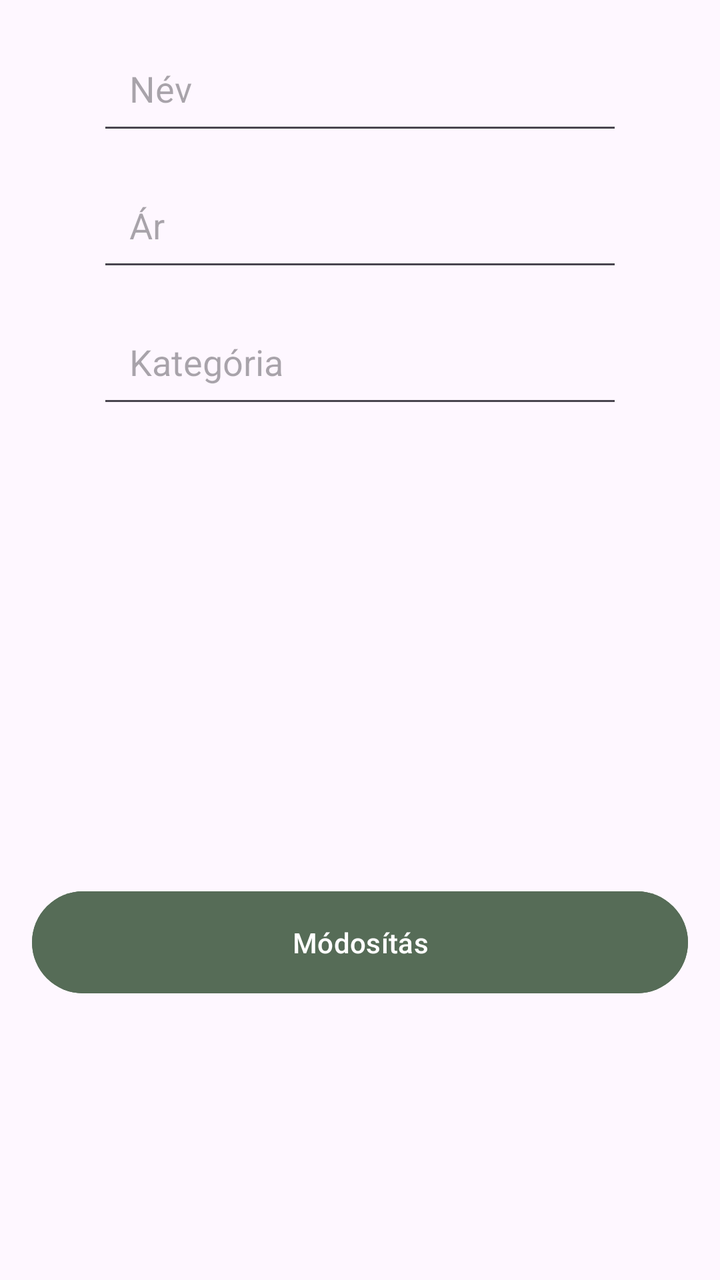
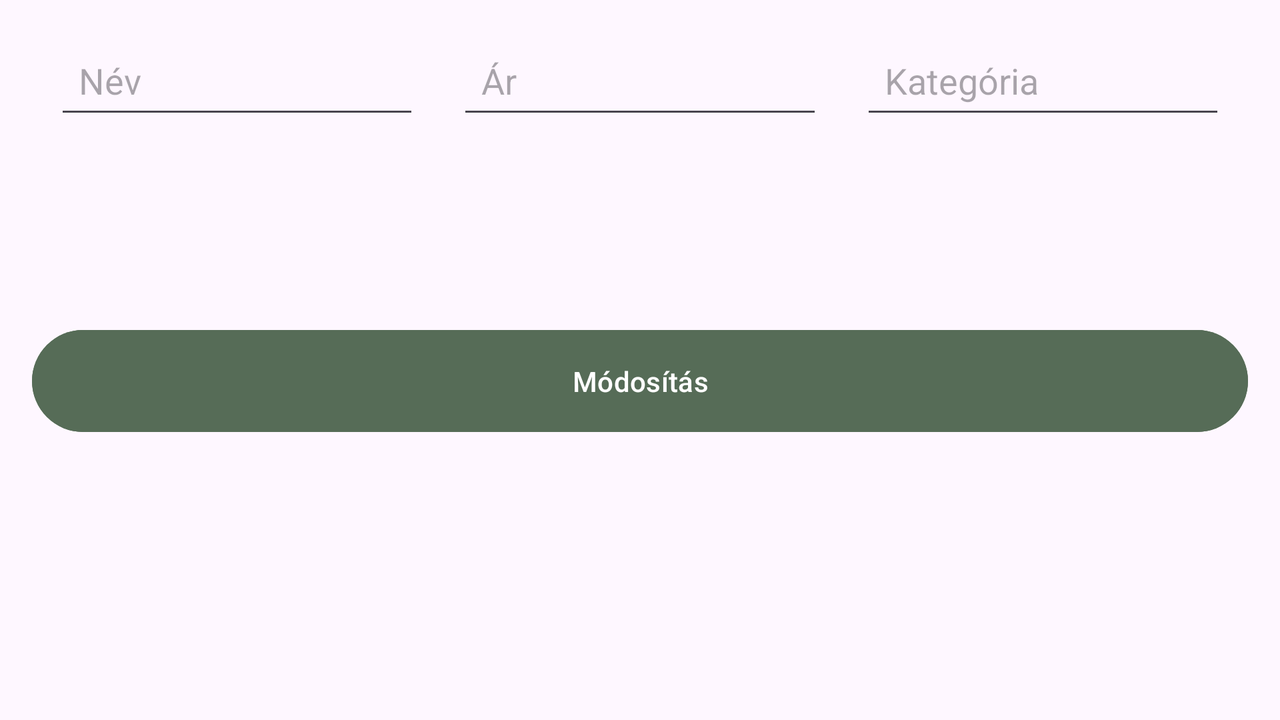

One screen, two layout resources from the same app: the default and the repository's alternative for another configuration. Each is rendered where Android would select it; the XML of both is given below.
<!-- AndroidManifest.xml: application theme Theme.FurnitureWebshop -->
<!-- res/layout/activity_edit_furniture.xml -->
<?xml version="1.0" encoding="utf-8"?>
<ScrollView xmlns:android="http://schemas.android.com/apk/res/android"
    xmlns:app="http://schemas.android.com/apk/res-auto"
    android:layout_width="match_parent"
    android:layout_height="match_parent">

    <androidx.constraintlayout.widget.ConstraintLayout
        android:layout_width="match_parent"
        android:layout_height="wrap_content"
        android:padding="16dp">

        <EditText
            android:id="@+id/nameEditText"
            android:layout_width="0dp"
            android:layout_height="wrap_content"
            android:hint="Név"
            android:inputType="text|textCapWords"
            android:importantForAccessibility="yes"
            android:padding="16dp"
            android:importantForAutofill="no"
            app:layout_constraintTop_toTopOf="parent"
            app:layout_constraintStart_toStartOf="parent"
            app:layout_constraintEnd_toEndOf="parent"
            app:layout_constraintWidth_percent="0.8" />

        <EditText
            android:id="@+id/priceEditText"
            android:layout_width="0dp"
            android:layout_height="wrap_content"
            android:hint="Ár"
            android:inputType="number"
            android:importantForAccessibility="yes"
            android:padding="16dp"
            android:importantForAutofill="no"
            app:layout_constraintTop_toBottomOf="@id/nameEditText"
            app:layout_constraintStart_toStartOf="parent"
            app:layout_constraintEnd_toEndOf="parent"
            android:layout_marginTop="12dp"
            app:layout_constraintWidth_percent="0.8" />

        <EditText
            android:id="@+id/categoryEditText"
            android:layout_width="0dp"
            android:layout_height="wrap_content"
            android:hint="Kategória"
            android:inputType="text|textCapWords"
            android:importantForAccessibility="yes"
            android:padding="16dp"
            android:importantForAutofill="no"
            app:layout_constraintTop_toBottomOf="@id/priceEditText"
            app:layout_constraintStart_toStartOf="parent"
            app:layout_constraintEnd_toEndOf="parent"
            android:layout_marginTop="12dp"
            app:layout_constraintWidth_percent="0.8" />

        <Button
            android:id="@+id/selectImageButton"
            android:layout_width="wrap_content"
            android:layout_height="wrap_content"
            android:text="Kép kiválasztása"
            android:contentDescription="Kép kiválasztása gomb"
            android:importantForAccessibility="yes"
            android:padding="16dp"
            android:backgroundTint="@color/colorAccent"
            android:visibility="gone"
            app:layout_constraintTop_toBottomOf="@id/categoryEditText"
            app:layout_constraintStart_toStartOf="parent"
            app:layout_constraintEnd_toEndOf="parent"
            android:layout_marginTop="16dp" />

        <ImageView
            android:id="@+id/selectedImageView"
            android:layout_width="0dp"
            android:layout_height="0dp"
            android:scaleType="centerCrop"
            android:contentDescription="Kiválasztott kép előnézete"
            android:layout_marginTop="16dp"
            app:layout_constraintTop_toBottomOf="@id/selectImageButton"
            app:layout_constraintStart_toStartOf="parent"
            app:layout_constraintEnd_toEndOf="parent"
            app:layout_constraintDimensionRatio="1:1"
            app:layout_constraintWidth_percent="0.6"
            android:src="@drawable/image" />

        <Button
            android:id="@+id/updateButton"
            android:layout_width="match_parent"
            android:layout_height="wrap_content"
            android:text="Módosítás"
            android:padding="16dp"
            android:backgroundTint="@color/colorAccent"
            android:contentDescription="Módosítás gomb"
            android:importantForAccessibility="yes"
            android:layout_marginTop="20dp"
            app:layout_constraintTop_toBottomOf="@id/selectedImageView"
            app:layout_constraintStart_toStartOf="parent"
            app:layout_constraintEnd_toEndOf="parent" />
    </androidx.constraintlayout.widget.ConstraintLayout>
</ScrollView>
<!-- resources referenced by this layout -->
<resources>
  <color name="colorAccent">#566C57</color>
  <style name="Theme.FurnitureWebshop" parent="Base.Theme.FurnitureWebshop" />
  <style name="Base.Theme.FurnitureWebshop" parent="Theme.Material3.DayNight.NoActionBar">
      </style>
</resources>
<!-- res/layout-land/activity_edit_furniture.xml (the repository's variant of the layout above) -->
<!-- drawn on the phone turned sideways -->
<?xml version="1.0" encoding="utf-8"?>
<ScrollView xmlns:android="http://schemas.android.com/apk/res/android"
    xmlns:app="http://schemas.android.com/apk/res-auto"
    android:layout_width="match_parent"
    android:layout_height="match_parent">

    <androidx.constraintlayout.widget.ConstraintLayout
        android:layout_width="match_parent"
        android:layout_height="wrap_content"
        android:padding="16dp">

        <EditText
            android:id="@+id/nameEditText"
            android:layout_width="0dp"
            android:layout_height="wrap_content"
            android:hint="Név"
            android:inputType="text|textCapWords"
            android:importantForAccessibility="yes"
            android:importantForAutofill="no"
            android:padding="12dp"
            app:layout_constraintTop_toTopOf="parent"
            app:layout_constraintStart_toStartOf="parent"
            app:layout_constraintEnd_toStartOf="@+id/priceEditText"
            app:layout_constraintWidth_percent="0.3" />

        <EditText
            android:id="@+id/priceEditText"
            android:layout_width="0dp"
            android:layout_height="wrap_content"
            android:hint="Ár"
            android:inputType="number"
            android:importantForAccessibility="yes"
            android:importantForAutofill="no"
            android:padding="12dp"
            app:layout_constraintTop_toTopOf="parent"
            app:layout_constraintStart_toEndOf="@id/nameEditText"
            app:layout_constraintEnd_toStartOf="@+id/categoryEditText"
            android:layout_marginStart="8dp"
            android:layout_marginEnd="8dp"
            app:layout_constraintWidth_percent="0.3" />

        <EditText
            android:id="@+id/categoryEditText"
            android:layout_width="0dp"
            android:layout_height="wrap_content"
            android:hint="Kategória"
            android:inputType="text|textCapWords"
            android:importantForAccessibility="yes"
            android:importantForAutofill="no"
            android:padding="12dp"
            app:layout_constraintTop_toTopOf="parent"
            app:layout_constraintStart_toEndOf="@id/priceEditText"
            app:layout_constraintEnd_toEndOf="parent"
            app:layout_constraintWidth_percent="0.3" />

        <Button
            android:id="@+id/selectImageButton"
            android:layout_width="wrap_content"
            android:layout_height="wrap_content"
            android:text="Kép kiválasztása"
            android:contentDescription="Kép kiválasztása gomb"
            android:importantForAccessibility="yes"
            android:padding="16dp"
            android:layout_marginTop="16dp"
            android:backgroundTint="@color/colorAccent"
            android:visibility="gone"
            app:layout_constraintTop_toBottomOf="@id/nameEditText"
            app:layout_constraintStart_toStartOf="parent"
            app:layout_constraintEnd_toEndOf="parent" />

        <ImageView
            android:id="@+id/selectedImageView"
            android:layout_width="0dp"
            android:layout_height="0dp"
            android:scaleType="centerCrop"
            android:contentDescription="Kiválasztott kép előnézete"
            android:layout_marginTop="16dp"
            android:src="@drawable/image"
            app:layout_constraintTop_toBottomOf="@id/selectImageButton"
            app:layout_constraintStart_toStartOf="parent"
            app:layout_constraintEnd_toEndOf="parent"
            app:layout_constraintWidth_percent="0.1"
            app:layout_constraintDimensionRatio="1:1" />

        <Button
            android:id="@+id/updateButton"
            android:layout_width="match_parent"
            android:layout_height="wrap_content"
            android:text="Módosítás"
            android:padding="16dp"
            android:backgroundTint="@color/colorAccent"
            android:contentDescription="Módosítás gomb"
            android:importantForAccessibility="yes"
            android:layout_marginTop="20dp"
            app:layout_constraintTop_toBottomOf="@id/selectedImageView"
            app:layout_constraintStart_toStartOf="parent"
            app:layout_constraintEnd_toEndOf="parent" />

    </androidx.constraintlayout.widget.ConstraintLayout>
</ScrollView>
